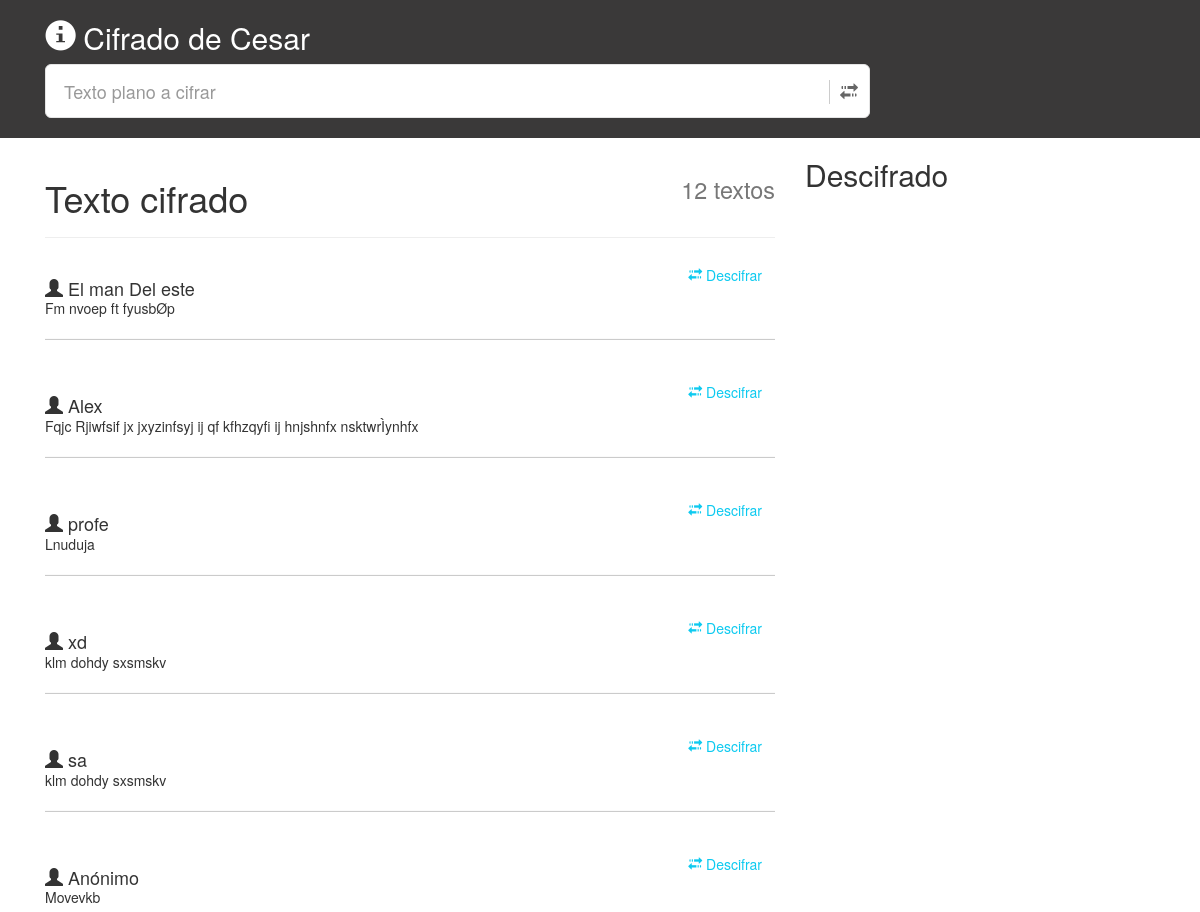
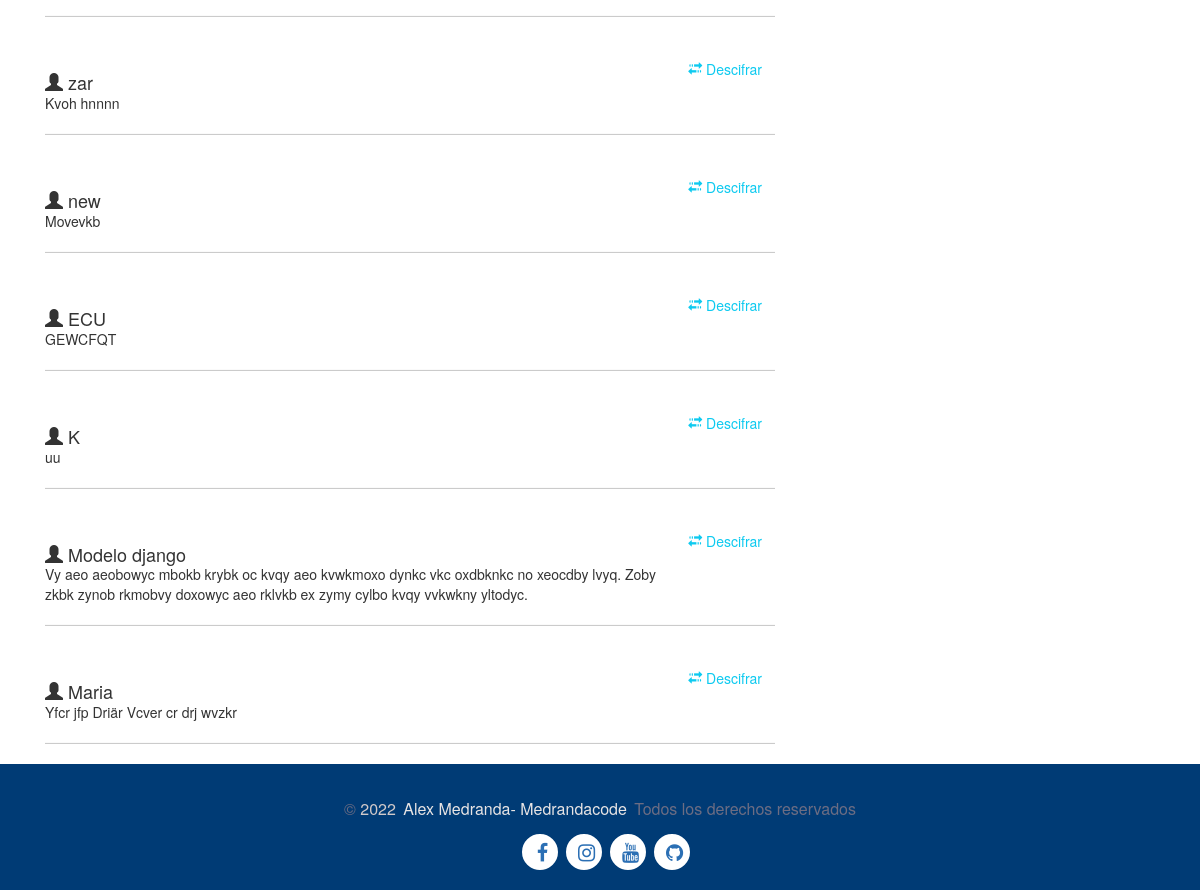
The app's page /, older data (2 pictures, top to bottom).
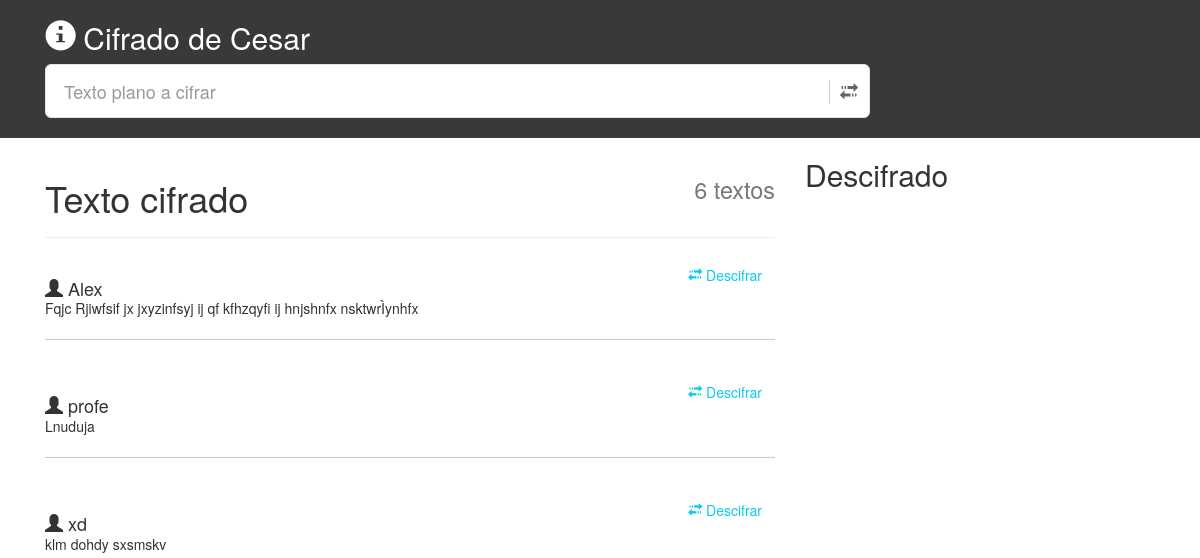
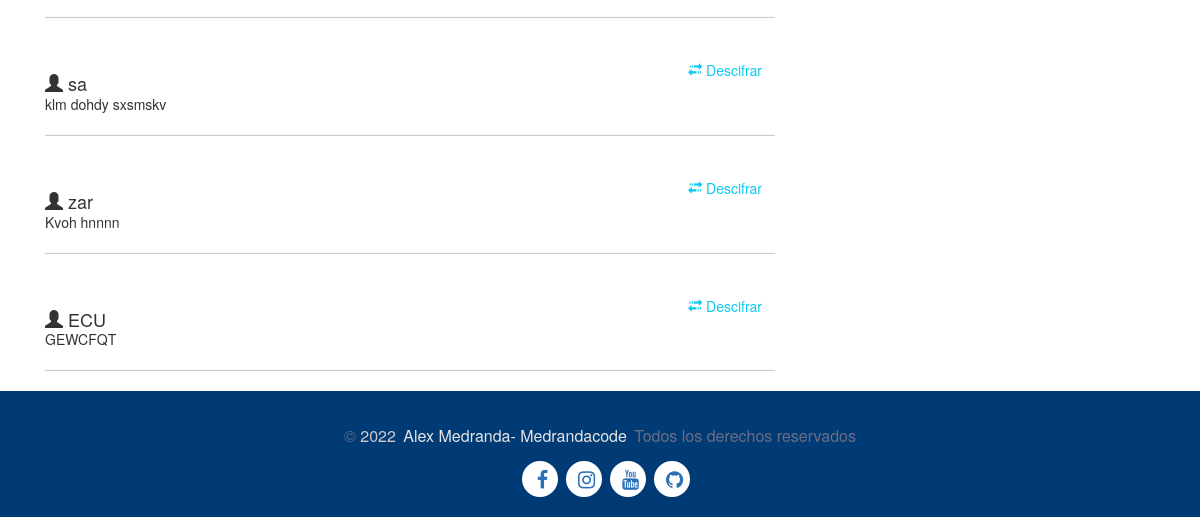
The same page, newer data (2 pictures, top to bottom).
### app/models.py (models this page shows, shortened)
class cifrado(models.Model):
    id = models.AutoField( primary_key=True)
    nickname = models.CharField(max_length=100) # codigo de menu
    message = models.CharField(max_length=500)
    key = models.CharField(max_length=200)

### app/views.py (the view)
# urls.py: path('', inicio, name = 'index'),
def inicio(request):
    cod_cifrado=""
    consulta = ""
    llave =0
    cifrarT = cifrado.objects.all()
    lastValue = cifrado.objects.count()
    modo = 'encriptar'
    clave = 3
    mensaje = 'hola mundo'
    cifrar = Cifrado.obtenerMensajeTraducido(modo,mensaje,clave)
    try:
        if request.method == "POST":
            apodo = request.POST['apodo']
            modo = 'encriptar'
            clave = int(request.POST['clave'])
            mensaje = request.POST['mensaje']
            cifrar = Cifrado.obtenerMensajeTraducido(modo,mensaje,clave)
            with connection.cursor() as cursor:
                cursor.execute("INSERT INTO app_cifrado(nickname,message,key) VALUES ('{apodo}', '{mensaje}', '{clave}')".format( apodo=apodo, mensaje=cifrar, clave=clave))
                cursor.fetchone()
                return redirect('/')
    except:
        try:
            variable = request.POST['buscando']
            clave = int(request.POST['texto'])
            with connection.cursor() as cursor:
                cursor.execute("SELECT message,key, id FROM app_cifrado WHERE id = "+ variable )
                consultax = cursor.fetchone()
                if consultax[1] == str(clave):
                    consulta = Cifrado.obtenerMensajeTraducido('desencriptar',consultax[0],clave)
                    llave = 1
                    cod_cifrado = consultax[2]
                else:
                    consulta = "La clave ha sido incorrecta"
        except:
            consulta = ""
    contexto = {'cifrarT': cifrarT,'lastValue':lastValue, 'consulta':consulta ,  'llave':llave, 'cod_cifrado' :cod_cifrado}
    return render(request, 'index.html', contexto)

### app/cifrado.py (called while the page is built)
    def obtenerMensajeTraducido(modo, mensaje, clave):
        if modo[0] == 'd':
            clave= -clave
        traduccion = ''
        for simbolo in mensaje:
            if simbolo.isalpha():
                num = ord(simbolo)
                num += clave
                if simbolo.isupper():
                    if num > ord('Z'):
                        num -= 26
                    elif num < ord('A'):
                        num += 26
                elif simbolo.islower():
                    if num > ord('z'):
                        num -= 26
                    elif num < ord('a'):
                        num += 26
                traduccion += chr(num)
            else:
                traduccion += simbolo
        return traduccion

### public/template/index.html (shortened to what this page needs)
{% load static %}
<!DOCTYPE html>
<html lang="en">
<head>
    <link rel="stylesheet" href='{% static "./index.css" %}'>
    <link href="https://cdn.jsdelivr.net/npm/bootstrap@5.0.2/dist/css/bootstrap.min.css" rel="stylesheet">
    <link rel="stylesheet" href="https://maxcdn.bootstrapcdn.com/bootstrap/3.0.1/css/bootstrap.min.css">
    <link href="//maxcdn.bootstrapcdn.com/font-awesome/4.2.0/css/font-awesome.min.css" rel="stylesheet">
</head>
<body onload="timeDC(`{{llave}}`)">
    <div class="cuerpo">
  <div class="container">
        <div class="row">
            <div class="col-md-9">
                <h2><a href="" class="neons2" id="info" data-bs-toggle="modal" data-bs-target="#informacion" id="btnSubmenuid" > <i class="glyphicon glyphicon-info-sign"></i></a> Cifrado de Cesar</h2>
                <div id="custom-search-input">
                    <form action="" method="post" id="formularioCifrado">
                          <div class="input-group col-md-12">
                        <input name="mensaje" type="text" class="form-control input-lg" placeholder="Texto plano a cifrar" />
                        <span class="input-group-btn">
                            <button class="btn btn-info btn-lg neons" type="button" onclick="PostMenu()">
                              <i class="glyphicon glyphicon-transfer "></i>
                            </button>
                        </span>
                    </div>
                    </form>
                </div>
            </div>
        </div>
    </div>
    </div>
    <div class="container">
        <div class="row">
            <div class="col-md-8">
              <div class="page-header">
                <h1><small class="pull-right">{{lastValue}} textos</small> Texto cifrado </h1>
              </div>
               <div class="comments-list">
                   {% for cifrar in cifrarT %}
                   <div class="media">
                       <form action="" method="post" id="formulario{{cifrar.id}}">
                     <button onclick="envioclave(`textoclave{{cifrar.id}}`)" class="btn btn-outline-info pull-right btn-envio" id="index_btn" name="buscando" value="{{cifrar.id}}"> <i class="glyphicon glyphicon-transfer btn-xd"></i> <span class="btn-xd">Descifrar</span>
                        </button><br>
                    </form>
                        <div class="media-body">
                          <h4 class="media-left media-heading user_name"><i class="glyphicon glyphicon-user"></i> {{cifrar.nickname}}</h4>
                          {{cifrar.message}}
                        </div>
                            <hr>
                      </div>
                    {% endfor %}
               </div>
            </div>
            <div class="col-md-4">
                <h2>Descifrado</h2>
            </div>
        </div>
    </div>
    <footer>
        	<div class="bottom section-padding">
			<div class="container">
				<div class="row">
					<div class="col-md-12 text-center">
						<div class="copyright">
							<p>© <span>2022</span> <a href="#" class="transition">Alex Medranda- Medrandacode</a> Todos los derechos reservados</p>
                        </div>
					</div> <div class="media-Social">
                            <ul class="social ">
                                <li> <a target="blanket" href="https://facebook.com/medrandacode"> <i class=" fa fa-facebook"></i> </a> </li>
                                <li> <a target="blanket" href="https://instagram.com/medrandacode"> <i class="fa fa-instagram"></i> </a> </li>
                                <li> <a target="blanket" href="https://n9.cl/yrcyo"> <i class="fa fa-youtube"></i> </a> </li>
                                <li> <a target="blanket" href="https://github.com/medrandacode"> <i class="fa fa-github"></i> </a> </li>
                            </ul>
                        </div>
				</div>
			</div>
		</div>
    </footer>
</body>
</html>

### static/index.css (style rules this page uses)
#custom-search-input { padding: 3px; border: solid 1px #E4E4E4; border-radius: 6px; background-color: #fff; margin-bottom: 20px; }
#custom-search-input input { border: 0; box-shadow: none; }
#custom-search-input button { margin: 2px 0 0 0; background: none; box-shadow: none; border: 0; color: #666666; padding: 0 8px 0 10px; border-left: solid 1px #ccc; }
.cuerpo { width: 100%; background-color: #3a3939; color: #fff; }
.container { margin-inline: auto; }
#info { color: #ffffff; }
footer { bottom: 0; width: 100%; }
footer li { list-style-type: none; list-style: none; }
.section-padding { padding: 20px 0; }
.bottom { background-color: #003b75; }
.bottom .copyright { color: #e5e5e5; font-weight: 600; }
.copyright a { color: #e7e4e4; margin-left: 3px; padding-right: 3px; }
.bottom p { margin-bottom: 0; line-height: 50px; font-size: 16px; font-weight: 400; }
.copyright p span { color: #d1caca; }
.bottom .copyright p, .bottom .copyright a:hover { color: #6c6d83; }
.media-Social { width: 100%; }
.social { width: max-content; margin-inline: auto; background-color: #f7ff86; }
.social li { background: none repeat scroll 0 0 #fff; border: 2px solid #fff; -webkit-border-radius: 50%; -moz-border-radius: 50%; -o-border-radius: 50%; -ms-border-radius: 50%; border-radius: 50%; float: left; height: 36px; line-height: 36px; margin: 0 8px 0 0; padding: 0; text-align: center; width: 36px; transition: all 0.5s ease 0s; -moz-transition: all 0.5s ease 0s; -webkit-transition: all 0.5s ease 0s; -ms-transition: all 0.5s ease 0s; -o-transition: all 0.5s ease 0s; }
.social li a { color: #EDEFF1; }
.social li a i { font-size: 20px; margin: 0 0 0 5px; color: #2b6fb4 !important; }
.neons2 i { text-align: center; font-weight: bold; -webkit-animation: glow 1s ease-in-out infinite alternate; -moz-animation: glow 1s ease-in-out infinite alternate; animation: glow 1s ease-in-out infinite alternate; }

Row changes from the older to the newer data that the page shows:
removed cifrado: {{ cifrar.id }} 51 (drawn), nickname "El man Del este", message "Fm nvoep ft fyusbØp"
removed cifrado: {{ cifrar.id }} 56 (drawn), nickname "Anónimo", message "Movevkb"
removed cifrado: {{ cifrar.id }} 58 (drawn), nickname "new", message "Movevkb"
removed cifrado: {{ cifrar.id }} 60 (drawn), nickname "K", message "uu"
removed cifrado: {{ cifrar.id }} 61 (drawn), nickname "Modelo django", message "Vy aeo aeobowyc mbokb krybk oc kvqy aeo kvwkmoxo dynkc vkc oxdbknkc no xeocdby lvyq. Zoby zkbk zynob rkmobvy doxowyc aeo rklvkb ex zymy cylbo kvqy vvkwkny yltodyc."
removed cifrado: {{ cifrar.id }} 62 (drawn), nickname "Maria", message "Yfcr jfp Driär Vcver cr drj wvzkr"
Text that changed along with them:
{{ lastValue }}: "12" → "6"
